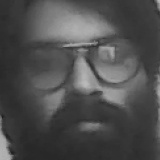
#> input picture PRODUCT_ATTENDANCE/Collect_Dataset and Train/dataset/Ravi.1234.102.jpg, 160 x 160 px, given in place of the camera
$ python recognizer.py
#> lines starting #> are read from the running program, lines starting #| are printed output that depends on the picture; after the words box and inside, x2 and y2 are one past the last pixel; in counts of white or black regions, pixels touching at a corner belong together
import cv2
import numpy as np


Path_cascade="C:/Users/Applications/Desktop/PRODUCT_ATTENDANCE/mARK_ATTANDANCE/Assets/haarcascade_frontalface_default.xml"

def predictor_faces(frames):
    pass


def area_calculation(shape,width):

    x=shape[0]
    y=shape[1]

    centre_x=int(x/2)
    centre_y=int(y/2)

    start_x=centre_x-width
    start_y=centre_y-width

    end_x=centre_x+width
    end_y=centre_y+width

    cordinated_calculated={"centre_x":centre_x,
                           "centre_y":centre_y,
                           "start_x":start_x,
                           "start_y":start_y,
                           "end_x":end_x,
                           "end_y":end_y
                           }

    return (cordinated_calculated)

def detect_Faces(frames):

    faceCascade = cv2.CascadeClassifier(Path_cascade)

    gray_image=cv2.cvtColor(frames,cv2.COLOR_BGR2GRAY)
    faces=faceCascade.detectMultiScale(gray_image, 1.2,5)

    if (len(faces)):
        flag=1
        return(faces,flag)

    else:
        flag=0
        return (faces,flag)


def capture_frames():

    resize_shape=(840,640)
    width_area=130

    cam = cv2.VideoCapture(0)

    while True:

        ret, im =cam.read()
#> im is the input picture: shape (160, 160, 3); min 29, max 186, mean 78

        if not ret:
            break

        img_resized=cv2.resize(im, resize_shape, interpolation = cv2.INTER_AREA)
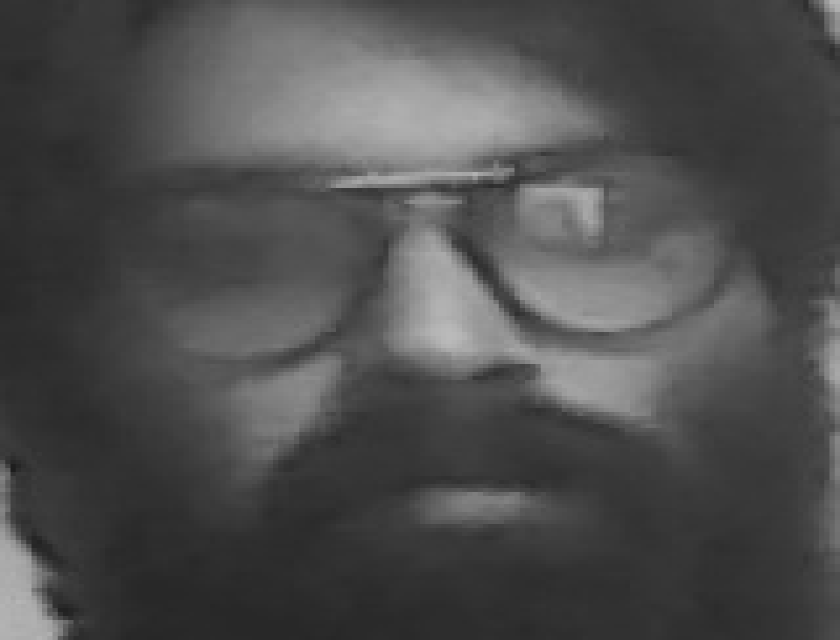
#> img_resized: shape (640, 840, 3); min 29, max 186, mean 78
        cordinates=area_calculation(resize_shape,width_area)

        cv2.rectangle( img_resized, (cordinates["start_x"], cordinates["start_y"]), (cordinates["end_x"],cordinates["end_y"]), (0, 0, 0), 2)
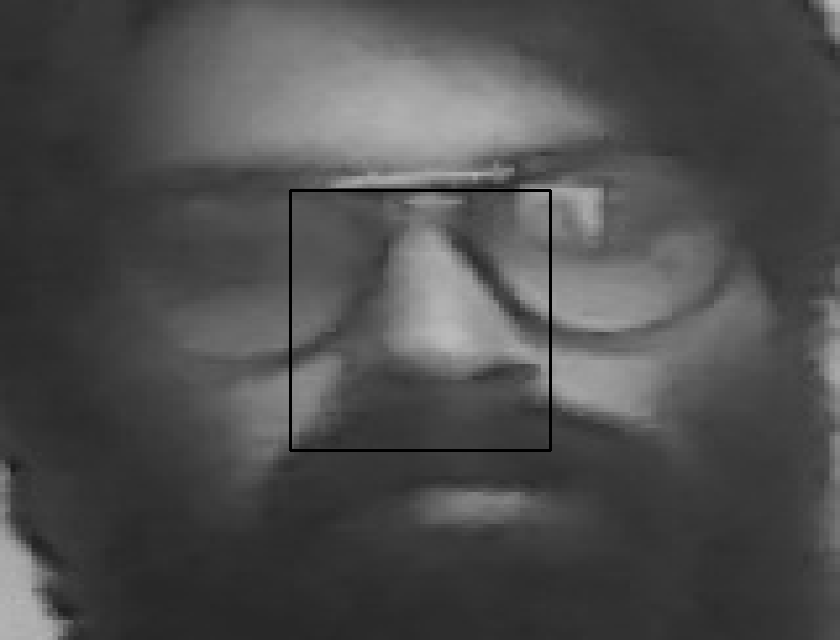
#> img_resized: shape (640, 840, 3); 0.58% of pixels changed, all inside (x1, y1, x2, y2) = (289, 189, 552, 452)

        area_faces=img_resized[ cordinates["start_y"]:cordinates["end_y"],cordinates["start_x"]:cordinates["end_x"],]
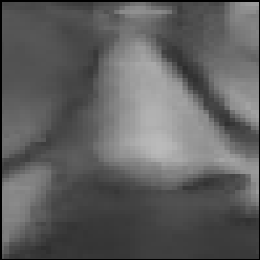
#> area_faces: shape (260, 260, 3); min 0, max 186, mean 95

        notification_area=(cordinates["start_x"]+5,cordinates["end_x"]+5)


        faces,flag=detect_Faces(area_faces)
#> in detect_Faces, `faces=faceCascade.detectMultiScale(gray_image, 1.2,5)`: faces = ()
#> faces = (); flag = 0

        if not flag:

            font = cv2.FONT_HERSHEY_SIMPLEX
            msg="Face Not Detected!"
            cv2.putText(img_resized,msg, notification_area,font, 1, (0,0,255), 2)
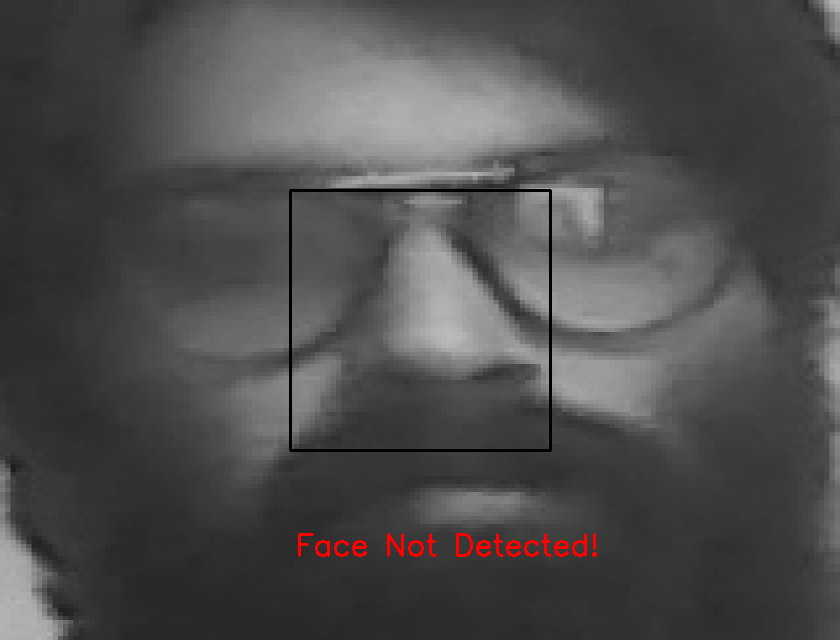
#> img_resized: shape (640, 840, 3); 0.39% of pixels changed, all inside (x1, y1, x2, y2) = (298, 533, 597, 557)
            cv2.imshow('Attandance window',img_resized)

        else:

            cv2.imshow('Attandance window',img_resized)
            print(len(faces))

        if cv2.waitKey(10) & 0xFF==ord('q'):
#> (key q is pressed here)
            break
    cam.release()
    cv2.destroyAllWindows()


def main():

    capture_frames()

if __name__=="__main__":
    main()
